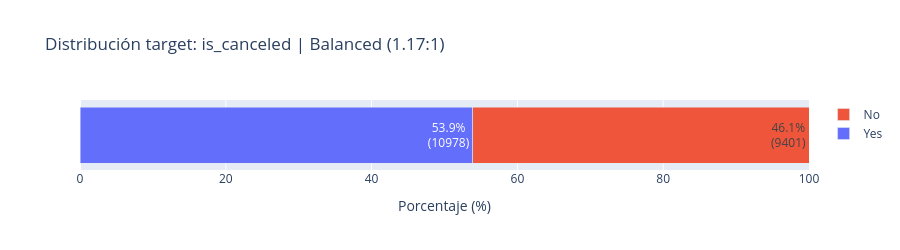
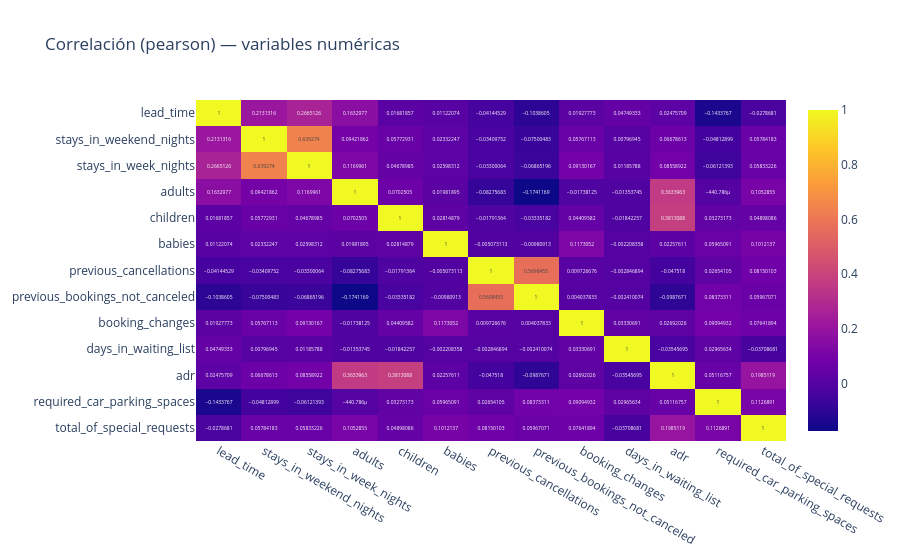
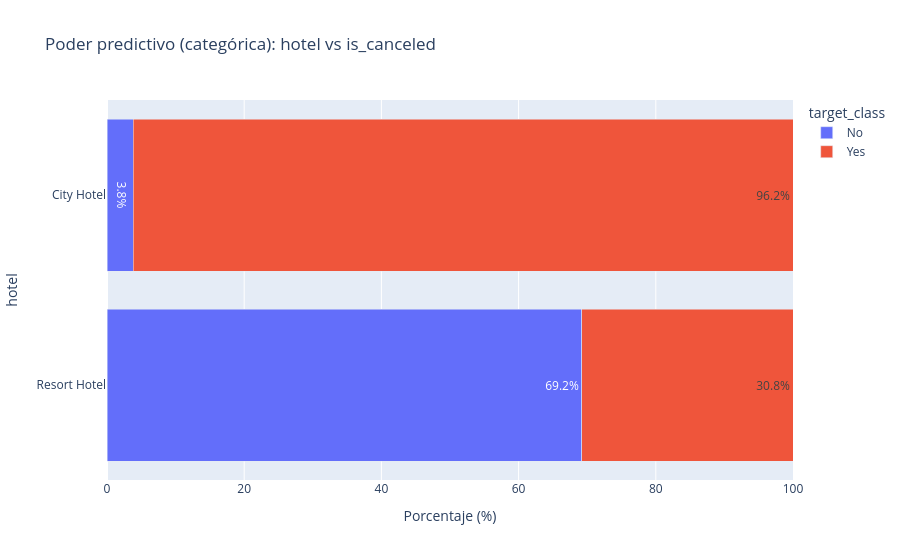

Write notebook code for charts like these, in order.
### Code cell
eda = EDAQuick(df, target ="is_canceled")

eda.run_eda(
    show_corr=True,
    show_outliers=True,
    show_missing=True,
    show_cardinality=True,
    show_target=True,
    show_predictive_power=True
)

### Figure 1 — Plotly figure (JSON) as saved in the notebook; plotly's stock layout.template omitted (floating-point values rounded to 4 significant figures)
{"data": [{"name": "Yes", "orientation": "h", "text": "53.9%<br>(10978)", "textposition": "inside", "type": "bar", "x": [53.87], "y": [""]}, {"name": "No", "orientation": "h", "text": "46.1%<br>(9401)", "textposition": "inside", "type": "bar", "x": [46.13], "y": [""]}], "layout": {"barmode": "stack", "height": 250, "showlegend": true, "title": {"text": "Distribución target: is_canceled | Balanced (1.17:1)"}, "xaxis": {"range": [0, 100], "title": {"text": "Porcentaje (%)"}}, "yaxis": {"title": {"text": ""}}}}

### Figure 2 — Plotly figure (JSON) as saved in the notebook; plotly's stock layout.template omitted (floating-point values rounded to 4 significant figures; data arrays with more than 128 entries replaced by an {"elided": "..."} marker saying what was removed)
{"data": [{"coloraxis": "coloraxis", "hovertemplate": "x: %{x}<br>y: %{y}<br>color: %{z}<extra></extra>", "name": "0", "texttemplate": "%{z}", "type": "heatmap", "x": ["lead_time", "stays_in_weekend_nights", "stays_in_week_nights", "adults", "children", "babies", "previous_cancellations", "previous_bookings_not_canceled", "booking_changes", "days_in_waiting_list", "adr", "required_car_parking_spaces", "total_of_special_requests"], "xaxis": "x", "y": ["lead_time", "stays_in_weekend_nights", "stays_in_week_nights", "adults", "children", "babies", "previous_cancellations", "previous_bookings_not_canceled", "booking_changes", "days_in_waiting_list", "adr", "required_car_parking_spaces", "total_of_special_requests"], "yaxis": "y", "z": {"elided": "13x13 float values"}}], "layout": {"coloraxis": {"colorscale": [[0, "#0d0887"], [0.1111, "#46039f"], [0.2222, "#7201a8"], [0.3333, "#9c179e"], [0.4444, "#bd3786"], [0.5556, "#d8576b"], [0.6667, "#ed7953"], [0.7778, "#fb9f3a"], [0.8889, "#fdca26"], [1, "#f0f921"]]}, "title": {"text": "Correlación (pearson) — variables numéricas"}, "xaxis": {"anchor": "y", "domain": [0, 1]}, "yaxis": {"anchor": "x", "autorange": "reversed", "domain": [0, 1]}}}

### Figure 3 — Plotly figure (JSON) as saved in the notebook; plotly's stock layout.template omitted (floating-point values rounded to 4 significant figures)
{"data": [{"hovertemplate": "target_class=No<br>pct=%{x}<br>hotel=%{y}<br>text=%{text}<extra></extra>", "legendgroup": "No", "marker": {"color": "#636efa", "pattern": {"shape": ""}}, "name": "No", "orientation": "h", "showlegend": true, "text": ["69.2%", "3.8%"], "textposition": "auto", "type": "bar", "x": [69.24, 3.833], "xaxis": "x", "y": ["Resort Hotel", "City Hotel"], "yaxis": "y"}, {"hovertemplate": "target_class=Yes<br>pct=%{x}<br>hotel=%{y}<br>text=%{text}<extra></extra>", "legendgroup": "Yes", "marker": {"color": "#EF553B", "pattern": {"shape": ""}}, "name": "Yes", "orientation": "h", "showlegend": true, "text": ["30.8%", "96.2%"], "textposition": "auto", "type": "bar", "x": [30.76, 96.17], "xaxis": "x", "y": ["Resort Hotel", "City Hotel"], "yaxis": "y"}], "layout": {"barmode": "stack", "legend": {"title": {"text": "target_class"}, "tracegroupgap": 0}, "title": {"text": "Poder predictivo (categórica): hotel vs is_canceled"}, "xaxis": {"anchor": "y", "domain": [0, 1], "range": [0, 100], "title": {"text": "Porcentaje (%)"}}, "yaxis": {"anchor": "x", "domain": [0, 1], "title": {"text": "hotel"}}}}
